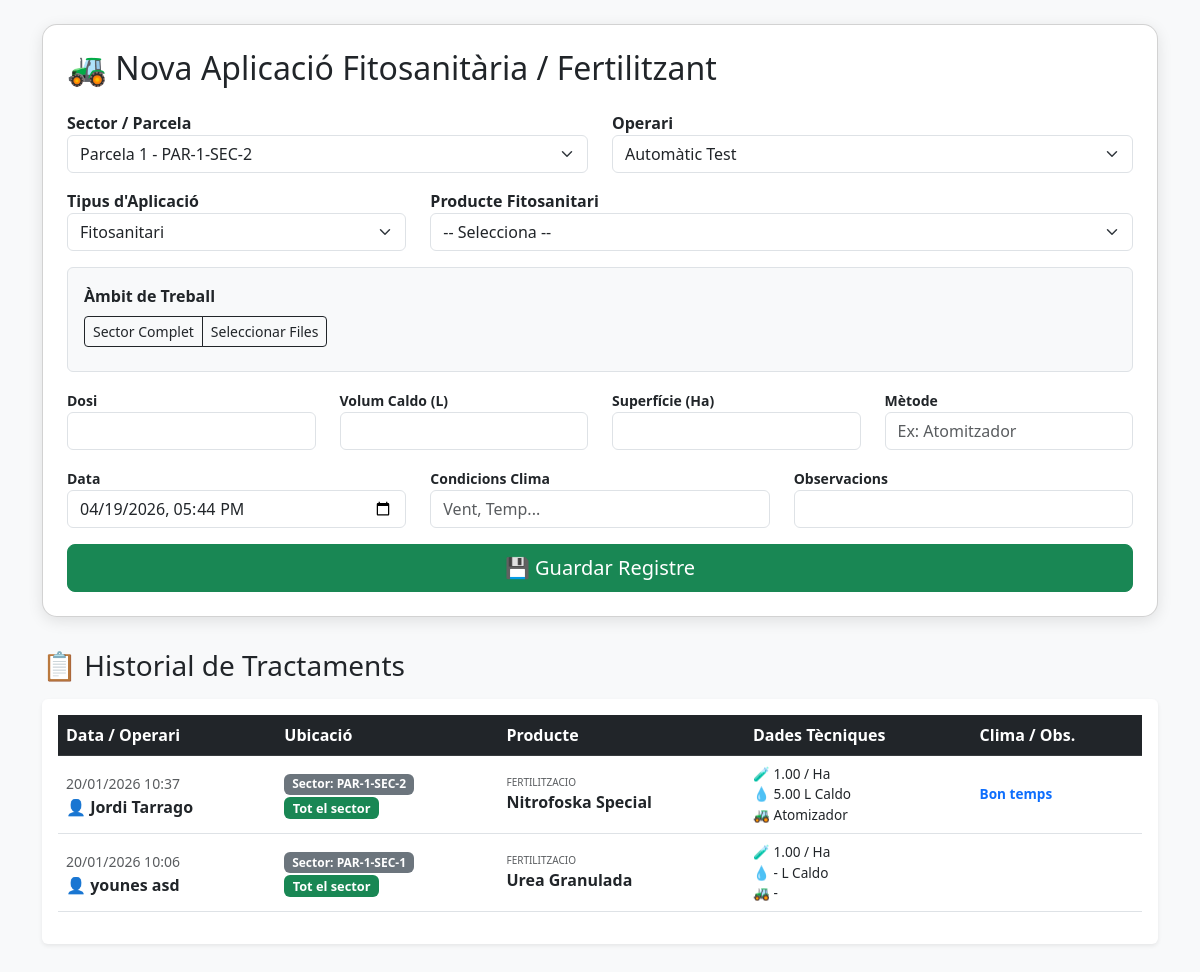
The app's page /Tractament/Tractament.php with its own data.
### tables this page shows
CREATE TABLE `aplicacions` (
  `id_aplicacio` int(11) NOT NULL,
  `id_sector` int(11) NOT NULL,
  `fila_id` int(11) DEFAULT NULL,
  `id_producte` int(11) DEFAULT NULL,
  `id_fertilizant` int(11) DEFAULT NULL,
  `tipus_aplicacio` enum('FITOSANITARI','FERTILITZACIO') NOT NULL,
  `data_aplicacio` datetime NOT NULL,
  `superficie_tractada_ha` decimal(10,4) NOT NULL,
  `dosis_aplicada` decimal(10,2) NOT NULL,
  `volum_total_caldo` decimal(10,2) DEFAULT NULL,
  `metode_aplicacio` varchar(100) DEFAULT NULL,
  `condicions_clima` text DEFAULT NULL,
  `id_operari` int(11) NOT NULL,
  `observacions` text DEFAULT NULL,
  `created_at` timestamp NOT NULL DEFAULT current_timestamp()
);

CREATE TABLE `treballadors` (
  `id_treballador` int(11) NOT NULL,
  `nom_complet` varchar(200) NOT NULL,
  `fotografia` varchar(255) DEFAULT NULL,
  `foto_url` varchar(255) DEFAULT NULL,
  `document_identitat` varchar(50) NOT NULL,
  `tipus_document` enum('DNI','NIE','PASSAPORT') NOT NULL,
  `data_naixement` date NOT NULL,
  `lloc_naixement` varchar(100) DEFAULT NULL,
  `nacionalitat` varchar(50) NOT NULL,
  `situacio_residencia` varchar(100) DEFAULT NULL,
  `telefon` varchar(20) DEFAULT NULL,
  `email` varchar(100) DEFAULT NULL,
  `adreca` text DEFAULT NULL,
  `contacte_emergencia` text DEFAULT NULL,
  `iban_bancari` varchar(34) DEFAULT NULL,
  `numero_seguretat_social` varchar(20) NOT NULL,
  `tipus_permis_treball` varchar(50) DEFAULT NULL,
  `estat_actiu` tinyint(1) DEFAULT 1,
  `data_incorporacio` date NOT NULL,
  `data_finalitzacio` date DEFAULT NULL,
  `id_departament` int(11) DEFAULT NULL,
  `id_equip` int(11) DEFAULT NULL,
  `id_horari` int(11) DEFAULT NULL COMMENT 'ID del horario asignado',
  `created_at` timestamp NOT NULL DEFAULT current_timestamp(),
  `updated_at` timestamp NOT NULL DEFAULT current_timestamp() ON UPDATE current_timestamp(),
  `historial_laboral_previ` text DEFAULT NULL,
  `idiomes` varchar(255) DEFAULT NULL,
  `habilitats` text DEFAULT NULL,
  `certificacions_addicionals` text DEFAULT NULL,
  `rol` enum('ADMIN','MANAGER','TREBALLADOR','SUPERVISOR') NOT NULL DEFAULT 'TREBALLADOR'
);

CREATE TABLE `sectores_cultivo` (
  `id` int(11) NOT NULL,
  `parcela_id` int(11) DEFAULT NULL,
  `codigo` varchar(20) NOT NULL,
  `nombre` varchar(100) NOT NULL,
  `coordenadas_geojson` text DEFAULT NULL,
  `superficie_efectiva_ha` decimal(10,4) DEFAULT NULL,
  `fecha_creacion` date DEFAULT NULL,
  `activo` tinyint(1) DEFAULT 1
);

CREATE TABLE `fertilizantes` (
  `id` int(11) NOT NULL,
  `nombre_comercial` varchar(100) NOT NULL,
  `composicion_npk` varchar(20) DEFAULT NULL,
  `tipo` enum('NITROGENADO','FOSFATADO','POTASICO','MICRONUTRIENTES','ORGANICO') NOT NULL,
  `concentracion` decimal(10,2) DEFAULT NULL,
  `unidad` varchar(20) DEFAULT '%',
  `stock_id` int(11) DEFAULT NULL,
  `activo` tinyint(1) DEFAULT 1
);

### Tractament/Tractament.php (the view, shortened to what this page needs)
<?php
require '../db.php';
$sql_historial = "SELECT a.*,
    s.codigo as sector_nom,
    p.nombre_comercial as producto_nom,
    f.nombre_comercial as ferti_nom,
    t.nom_complet as operari_nom
    FROM aplicacions a
    JOIN sectores_cultivo s ON a.id_sector = s.id
    LEFT JOIN herbicidas p ON a.id_producte = p.id
    LEFT JOIN fertilizantes f ON a.id_fertilizant = f.id
    JOIN treballadors t ON a.id_operari = t.id_treballador
    ORDER BY a.data_aplicacio DESC LIMIT 20";
$historial = $pdo->query($sql_historial)->fetchAll(PDO::FETCH_ASSOC);
$sectores = $pdo->query("SELECT s.id, p.nombre as p_nom, s.codigo FROM sectores_cultivo s JOIN parcelas p ON s.parcela_id = p.id ORDER BY p.nombre")->fetchAll();
$operarios = $pdo->query("SELECT id_treballador, nom_complet FROM treballadors ORDER BY nom_complet")->fetchAll();
?>
<!DOCTYPE html>
<html lang="es">
<head>
    <link href="https://cdn.jsdelivr.net/npm/bootstrap@5.3.0/dist/css/bootstrap.min.css" rel="stylesheet">
</head>
<body class="bg-light pb-5">
<div class="container mt-4">
    <div class="card p-4">
        <h2 class="mb-4">🚜 Nova Aplicació Fitosanitària / Fertilitzant</h2>
        <form method="POST">
            <div class="row">
                <div class="col-md-6 mb-3">
                    <label class="fw-bold">Sector / Parcela</label>
                    <select name="id_sector" class="form-select" required>
                        <?php foreach($sectores as $s): ?>
                            <option value="<?= $s['id'] ?>"><?= $s['p_nom'] ?> - <?= $s['codigo'] ?></option>
                        <?php endforeach; ?>
                    </select>
                </div>
                <div class="col-md-6 mb-3">
                    <label class="fw-bold">Operari</label>
                    <select name="id_operari" class="form-select" required>
                        <?php foreach($operarios as $o): ?>
                            <option value="<?= $o['id_treballador'] ?>"><?= $o['nom_complet'] ?></option>
                        <?php endforeach; ?>
                    </select>
                </div>
                <div class="col-md-4 mb-3">
                    <label class="fw-bold">Tipus d'Aplicació</label>
                    <select name="tipus_aplicacio" id="tipo_app" class="form-select" onchange="toggleProductos()">
                        <option value="FITOSANITARI">Fitosanitari</option>
                    </select>
                </div>
                <div class="col-md-8 mb-3" id="div_fitos">
                    <label class="fw-bold">Producte Fitosanitari</label>
                    <select name="id_producte" class="form-select">
                        <option value="">-- Selecciona --</option>
                    </select>
                </div>
            </div>
            <div class="mb-3 p-3 border rounded bg-light">
                <label class="fw-bold d-block mb-2">Àmbit de Treball</label>
                <div class="btn-group mb-2">
                    <button type="button" class="btn btn-sm btn-outline-dark" onclick="setAmbito('todo')">Sector Complet</button>
                    <button type="button" class="btn btn-sm btn-outline-dark" onclick="setAmbito('filas')">Seleccionar Files</button>
                </div>
            </div>
            <div class="row">
                <div class="col-md-3 mb-3">
                    <label class="fw-bold small">Dosi</label>
                    <input type="number" step="0.01" name="dosis" class="form-control" required>
                </div>
                <div class="col-md-3 mb-3">
                    <label class="fw-bold small">Volum Caldo (L)</label>
                    <input type="number" step="0.01" name="volum_caldo" class="form-control">
                </div>
                <div class="col-md-3 mb-3">
                    <label class="fw-bold small">Superfície (Ha)</label>
                    <input type="number" step="0.0001" name="superficie" class="form-control" required>
                </div>
                <div class="col-md-3 mb-3">
                    <label class="fw-bold small">Mètode</label>
                    <input type="text" name="metode" class="form-control" placeholder="Ex: Atomitzador">
                </div>
                <div class="col-md-4 mb-3">
                    <label class="fw-bold small">Data</label>
                    <input type="datetime-local" name="data_aplicacio" class="form-control" value="<?= date('Y-m-d\TH:i') ?>" required>
                </div>
                <div class="col-md-4 mb-3">
                    <label class="fw-bold small">Condicions Clima</label>
                    <input type="text" name="clima" class="form-control" placeholder="Vent, Temp...">
                </div>
                <div class="col-md-4 mb-3">
                    <label class="fw-bold small">Observacions</label>
                    <input type="text" name="observacions" class="form-control">
                </div>
            </div>
            <button type="submit" name="guardar_aplicacion" class="btn btn-success btn-lg w-100">💾 Guardar Registre</button>
        </form>
    </div>
    <h3 class="mb-3">📋 Historial de Tractaments</h3>
    <div class="table-responsive bg-white p-3 rounded shadow-sm">
        <table class="table table-hover align-middle">
            <thead class="table-dark">
                <tr>
                    <th>Data / Operari</th>
                    <th>Ubicació</th>
                    <th>Producte</th>
                    <th>Dades Tècniques</th>
                    <th>Clima / Obs.</th>
                </tr>
            </thead>
            <tbody>
                <?php foreach($historial as $reg): ?>
                <tr>
                    <td>
                        <small class="text-muted"><?= date('d/m/Y H:i', strtotime($reg['data_aplicacio'])) ?></small><br>
                        <strong>👤 <?= htmlspecialchars($reg['operari_nom']) ?></strong>
                    </td>
                    <td>
                        <span class="badge bg-secondary">Sector: <?= $reg['sector_nom'] ?></span><br>
                        <?php if($reg['fila_id']): ?>
                            <span class="badge bg-info text-dark badge-fila">Fila: <?= $reg['fila_id'] ?></span>
                        <?php else: ?>
                            <span class="badge bg-success badge-fila">Tot el sector</span>
                        <?php endif; ?>
                    </td>
                    <td>
                        <small class="d-block text-uppercase text-muted" style="font-size:10px;"><?= $reg['tipus_aplicacio'] ?></small>
                        <strong><?= ($reg['tipus_aplicacio'] == 'FITOSANITARI') ? $reg['producto_nom'] : $reg['ferti_nom'] ?></strong>
                    </td>
                    <td>
                        <div style="font-size: 0.85rem;">
                            🧪 <?= $reg['dosis_aplicada'] ?> / Ha<br>
                            💧 <?= $reg['volum_total_caldo'] ?? '-' ?> L Caldo<br>
                            🚜 <?= htmlspecialchars($reg['metode_aplicacio'] ?? '-') ?>
                        </div>
                    </td>
                    <td style="font-size: 0.85rem;">
                        <span class="text-primary fw-bold"><?= htmlspecialchars($reg['condicions_clima'] ?? '') ?></span><br>
                    </td>
                </tr>
                <?php endforeach; ?>
            </tbody>
        </table>
    </div>
</div>
</body>
</html>

### Tractament/Tractament.php (style rules this page uses)
.card { border-radius: 15px; box-shadow: 0 4px 15px rgba(0,0,0,0.1); margin-bottom: 2rem; }
.badge-fila { font-size: 0.8rem; }

### records on screen
aplicacions: data_aplicacio "20/01/2026 10:37", id_operari.nom_complet "Jordi Tarrago", id_sector.codigo "PAR-1-SEC-2", shows "Tot el sector", tipus_aplicacio "FERTILITZACIO", id_fertilizant.nombre_comercial "Nitrofoska Special", dosis_aplicada "1.00", volum_total_caldo "5.00", metode_aplicacio "Atomizador", condicions_clima "Bon temps"
aplicacions: data_aplicacio "20/01/2026 10:06", id_operari.nom_complet "younes asd", id_sector.codigo "PAR-1-SEC-1", shows "Tot el sector", tipus_aplicacio "FERTILITZACIO", id_fertilizant.nombre_comercial "Urea Granulada", dosis_aplicada "1.00", volum_total_caldo "-", metode_aplicacio "-"

### other values on screen
form field id_sector "Parcela 1 - PAR-1-SEC-2"
form field id_operari "Automàtic Test"
